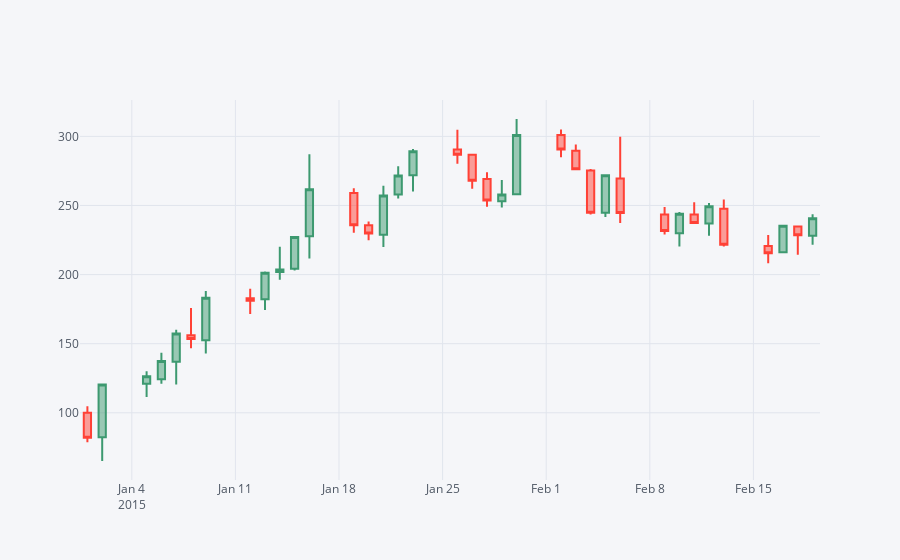

Notebook cell for this chart:
### Markdown cell above
### 图样

### Code cell
ohlc.iplot(kind='candle')
